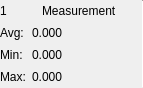
<?xml version="1.0" encoding="UTF-8"?>
<ui version="4.0">
 <class>Statistic</class>
 <widget class="QWidget" name="Statistic">
  <property name="geometry">
   <rect>
    <x>0</x>
    <y>0</y>
    <width>143</width>
    <height>88</height>
   </rect>
  </property>
  <property name="windowTitle">
   <string>Form</string>
  </property>
  <layout class="QGridLayout" name="gridLayout">
   <property name="leftMargin">
    <number>0</number>
   </property>
   <property name="topMargin">
    <number>0</number>
   </property>
   <property name="rightMargin">
    <number>0</number>
   </property>
   <property name="bottomMargin">
    <number>0</number>
   </property>
   <property name="horizontalSpacing">
    <number>6</number>
   </property>
   <property name="verticalSpacing">
    <number>0</number>
   </property>
   <item row="2" column="0">
    <widget class="QLabel" name="label_avg_field">
     <property name="sizePolicy">
      <sizepolicy hsizetype="Fixed" vsizetype="Preferred">
       <horstretch>0</horstretch>
       <verstretch>0</verstretch>
      </sizepolicy>
     </property>
     <property name="text">
      <string>Avg:</string>
     </property>
    </widget>
   </item>
   <item row="2" column="1">
    <widget class="QLabel" name="label_avg">
     <property name="sizePolicy">
      <sizepolicy hsizetype="Preferred" vsizetype="Preferred">
       <horstretch>0</horstretch>
       <verstretch>0</verstretch>
      </sizepolicy>
     </property>
     <property name="text">
      <string>0.000</string>
     </property>
    </widget>
   </item>
   <item row="3" column="0">
    <widget class="QLabel" name="label_min_field">
     <property name="sizePolicy">
      <sizepolicy hsizetype="Fixed" vsizetype="Preferred">
       <horstretch>0</horstretch>
       <verstretch>0</verstretch>
      </sizepolicy>
     </property>
     <property name="text">
      <string>Min:</string>
     </property>
    </widget>
   </item>
   <item row="3" column="1">
    <widget class="QLabel" name="label_min">
     <property name="sizePolicy">
      <sizepolicy hsizetype="Preferred" vsizetype="Preferred">
       <horstretch>0</horstretch>
       <verstretch>0</verstretch>
      </sizepolicy>
     </property>
     <property name="text">
      <string>0.000</string>
     </property>
    </widget>
   </item>
   <item row="4" column="0">
    <widget class="QLabel" name="label_max_field">
     <property name="sizePolicy">
      <sizepolicy hsizetype="Fixed" vsizetype="Preferred">
       <horstretch>0</horstretch>
       <verstretch>0</verstretch>
      </sizepolicy>
     </property>
     <property name="text">
      <string>Max:</string>
     </property>
    </widget>
   </item>
   <item row="4" column="1">
    <widget class="QLabel" name="label_max">
     <property name="sizePolicy">
      <sizepolicy hsizetype="Preferred" vsizetype="Preferred">
       <horstretch>0</horstretch>
       <verstretch>0</verstretch>
      </sizepolicy>
     </property>
     <property name="text">
      <string>0.000</string>
     </property>
    </widget>
   </item>
   <item row="1" column="3" rowspan="4">
    <widget class="Line" name="line">
     <property name="maximumSize">
      <size>
       <width>1</width>
       <height>16777215</height>
      </size>
     </property>
     <property name="orientation">
      <enum>Qt::Vertical</enum>
     </property>
     <property name="line_separator" stdset="0">
      <bool>true</bool>
     </property>
    </widget>
   </item>
   <item row="1" column="0" colspan="2">
    <layout class="QHBoxLayout" name="horizontalLayout">
     <property name="spacing">
      <number>0</number>
     </property>
     <property name="topMargin">
      <number>0</number>
     </property>
     <item>
      <widget class="QLabel" name="label_count">
       <property name="sizePolicy">
        <sizepolicy hsizetype="Fixed" vsizetype="Preferred">
         <horstretch>0</horstretch>
         <verstretch>0</verstretch>
        </sizepolicy>
       </property>
       <property name="text">
        <string>1</string>
       </property>
       <property name="general_settings_label" stdset="0">
        <bool>true</bool>
       </property>
      </widget>
     </item>
     <item>
      <spacer name="horizontalSpacer_2">
       <property name="orientation">
        <enum>Qt::Horizontal</enum>
       </property>
       <property name="sizeType">
        <enum>QSizePolicy::Expanding</enum>
       </property>
       <property name="sizeHint" stdset="0">
        <size>
         <width>15</width>
         <height>0</height>
        </size>
       </property>
      </spacer>
     </item>
     <item>
      <widget class="QLabel" name="label_title">
       <property name="sizePolicy">
        <sizepolicy hsizetype="Fixed" vsizetype="Preferred">
         <horstretch>0</horstretch>
         <verstretch>0</verstretch>
        </sizepolicy>
       </property>
       <property name="text">
        <string>Measurement</string>
       </property>
       <property name="general_settings_label" stdset="0">
        <bool>true</bool>
       </property>
      </widget>
     </item>
    </layout>
   </item>
   <item row="1" column="2">
    <spacer name="horizontalSpacer">
     <property name="orientation">
      <enum>Qt::Horizontal</enum>
     </property>
     <property name="sizeType">
      <enum>QSizePolicy::Fixed</enum>
     </property>
     <property name="sizeHint" stdset="0">
      <size>
       <width>19</width>
       <height>0</height>
      </size>
     </property>
    </spacer>
   </item>
  </layout>
 </widget>
 <resources/>
 <connections/>
</ui>
